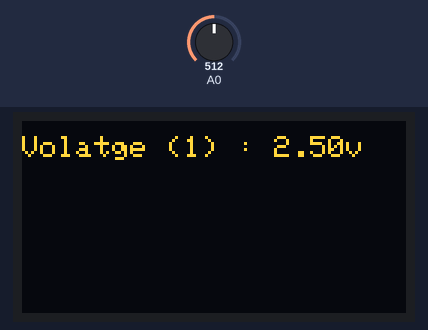
A sketch run on a simulated Arduino Uno, built with avr-gcc and run on an emulated ATmega328P. Shown: 128×64 one-colour display. The inputs (shaded band) are chosen by the test bench; at power-on: A0 = 512. The OLED is the two-colour kind (top 16 rows yellow).

Above: at 1.2 s.
1.3 s: A0 set to 522
2.8 s: A0 set to 716
4.3 s: A0 set to 900
At 5.7 s:
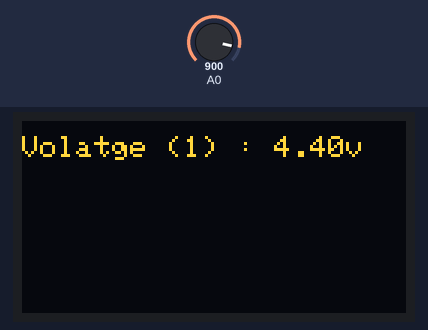
Timing chart, 0 to 7.3 s (numbered marks = the images above; inputs shaded):
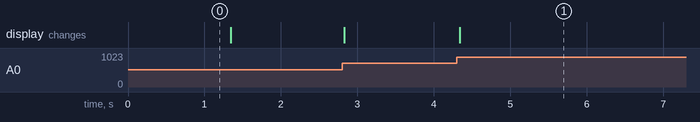

Measured:
- after the input at 4.3 s, the display: changes at once (image 1)

The sketch:

voltageRead.ino
```cpp
#include <Adafruit_SSD1306.h>
#include <Wire.h>

Adafruit_SSD1306 display(128, 64, &Wire, -1);
int mode = 1;

void d3()
{
  int read1 = 0, read2 = 0, read3 = 0;
  read1 = analogRead(A0);
  read2 = analogRead(A1);
  read3 = analogRead(A2);

  float v1 = read1 * (5.0 / 1023.0);
  float v2 = read2 * (5.0 / 1023.0);
  float v3 = read3 * (5.0 / 1023.0);

  display.clearDisplay();
  display.setTextSize(1);
  display.setTextColor(WHITE);
  display.setCursor(0, 5);
  display.print("Volatge (1) : ");
  display.print(v1);
  display.write("v");
  display.setCursor(0, 25);
  display.print("Volatge (2) : ");
  display.print(v2);
  display.write("v");
  display.setCursor(0, 45);
  display.print("Volatge (3) : ");
  display.print(v3);
  display.write("v");
  display.display();
}

void d2()
{
  int read1 = 0, read2 = 0;
  read1 = analogRead(A0);
  read2 = analogRead(A1);

  float v1 = read1 * (5.0 / 1023.0);
  float v2 = read2 * (5.0 / 1023.0);

  display.clearDisplay();
  display.setTextSize(1);
  display.setTextColor(WHITE);
  display.setCursor(0, 5);
  display.print("Volatge (1) : ");
  display.print(v1);
  display.write("v");
  display.setCursor(0, 25);
  display.print("Volatge (2) : ");
  display.print(v2);
  display.write("v");
  display.display();
}

void d1()
{
  int read1 = 0;
  read1 = analogRead(A0);

  float v1 = read1 * (5.0 / 1023.0);

  display.clearDisplay();
  display.setTextSize(1);
  display.setTextColor(WHITE);
  display.setCursor(0, 5);
  display.print("Volatge (1) : ");
  display.print(v1);
  display.write("v");
  display.display();
}

void setup()
{
  Serial.begin(9600);
  if (!display.begin(SSD1306_SWITCHCAPVCC, 0x3C))
  {
    Serial.println(F("SSD1306 allocation failed"));
    for (;;);
  }

  pinMode(2, INPUT);
}

void loop()
{
  d1();
}
```
